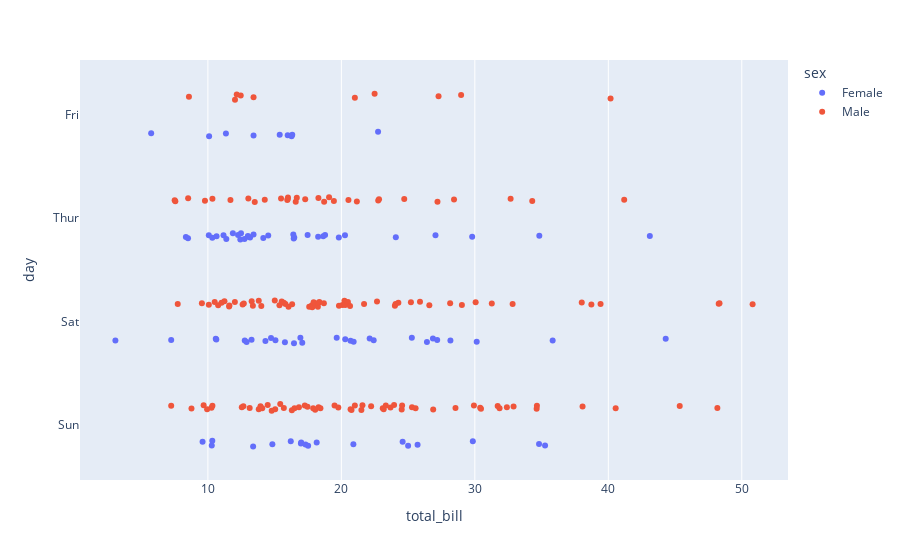

Write notebook code for a chart like this one.
### Markdown cell above
##### 4. Write a Python program to display a strip plot of the total bill of Day and hue = "sex" and write the intuition about the plot.

### Code cell
### code here 
fig = px.strip(df, x="total_bill", y="day",color='sex')
fig.show()

### Figure 1 — Plotly figure (JSON) as saved in the notebook; plotly's stock layout.template omitted (floating-point values rounded to 4 significant figures; data arrays with more than 128 entries replaced by an {"elided": "..."} marker saying what was removed)
{"data": [{"alignmentgroup": "True", "boxpoints": "all", "fillcolor": "rgba(255,255,255,0)", "hoveron": "points", "hovertemplate": "sex=Female<br>total_bill=%{x}<br>day=%{y}<extra></extra>", "legendgroup": "Female", "line": {"color": "rgba(255,255,255,0)"}, "marker": {"color": "#636efa"}, "name": "Female", "offsetgroup": "Female", "orientation": "h", "pointpos": 0, "showlegend": true, "type": "box", "x": [16.99, 24.59, 35.26, 14.83, 10.33, 16.97, 20.29, 15.77, 19.65, 15.06, 20.69, 16.93, 10.29, 34.81, 26.41, 16.45, 3.07, 17.07, 26.86, 25.28, 14.73, 10.07, 34.83, 5.75, 16.32, 22.75, 11.35, 15.38, 44.3, 22.42, 20.92, 14.31, 7.25, 25.71, 17.31, 10.65, 12.43, 24.08, 13.42, 12.48, 29.8, 14.52, 11.38, 20.27, 11.17, 12.26, 18.26, 8.51, 10.33, 14.15, 13.16, 17.47, 27.05, 16.43, 8.35, 18.64, 11.87, 29.85, 25, 13.39, 16.21, 17.51, 10.59, 10.63, 9.6, 20.9, 18.15, 19.81, 43.11, 13, 12.74, 13, 16.4, 16.47, 12.76, 13.27, 28.17, 12.9, 30.14, 13.42, 15.98, 16.27, 10.09, 22.12, 35.83, 27.18, 18.78], "x0": " ", "xaxis": "x", "y": ["Sun", "Sun", "Sun", "Sun", "Sun", "Sun", "Sat", "Sat", "Sat", "Sat", "Sat", "Sat", "Sun", "Sun", "Sat", "Sat", "Sat", "Sat", "Sat", "Sat", "Sat", "Thur", "Thur", "Fri", "Fri", "Fri", "Fri", "Fri", "Sat", "Sat", "Sat", "Sat", "Sat", "Sun", "Sun", "Thur", "Thur", "Thur", "Thur", "Thur", "Thur", "Thur", "Thur", "Thur", "Thur", "Thur", "Thur", "Thur", "Thur", "Thur", "Thur", "Thur", "Thur", "Thur", "Thur", "Thur", "Thur", "Sun", "Sun", "Sun", "Sun", "Sun", "Sat", "Sat", "Sun", "Sun", "Sun", "Thur", "Thur", "Thur", "Thur", "Thur", "Thur", "Thur", "Sat", "Sat", "Sat", "Sat", "Sat", "Fri", "Fri", "Fri", "Fri", "Sat", "Sat", "Sat", "Thur"], "y0": " ", "yaxis": "y"}, {"alignmentgroup": "True", "boxpoints": "all", "fillcolor": "rgba(255,255,255,0)", "hoveron": "points", "hovertemplate": "sex=Male<br>total_bill=%{x}<br>day=%{y}<extra></extra>", "legendgroup": "Male", "line": {"color": "rgba(255,255,255,0)"}, "marker": {"color": "#EF553B"}, "name": "Male", "offsetgroup": "Male", "orientation": "h", "pointpos": 0, "showlegend": true, "type": "box", "x": {"elided": "157 float values"}, "x0": " ", "xaxis": "x", "y": {"elided": "157 str values"}, "y0": " ", "yaxis": "y"}], "layout": {"boxmode": "group", "legend": {"title": {"text": "sex"}, "tracegroupgap": 0}, "margin": {"t": 60}, "xaxis": {"anchor": "y", "domain": [0, 1], "title": {"text": "total_bill"}}, "yaxis": {"anchor": "x", "domain": [0, 1], "title": {"text": "day"}}}}
